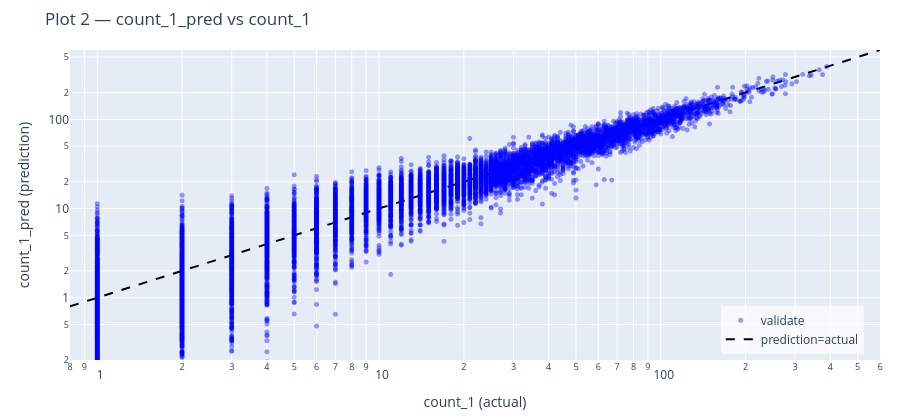
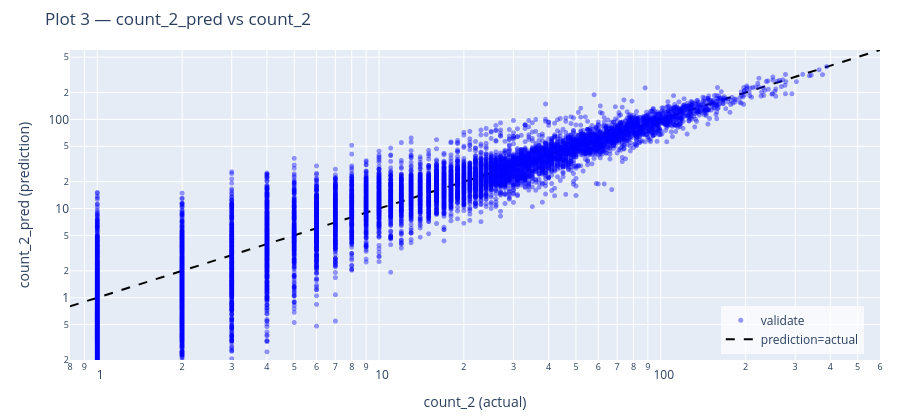
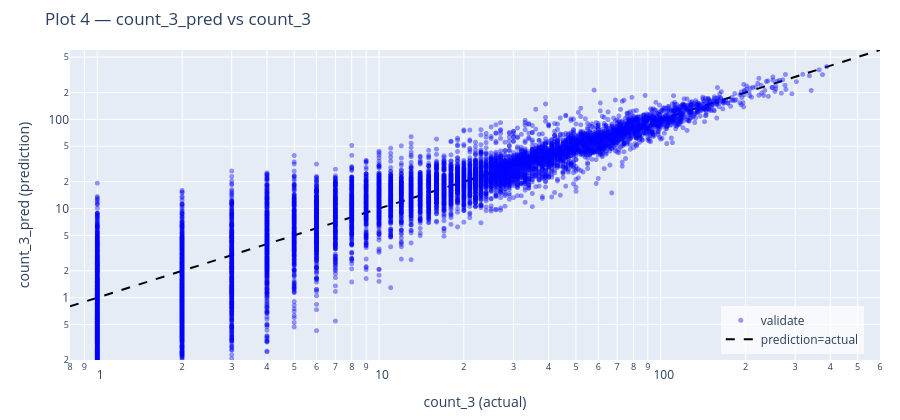
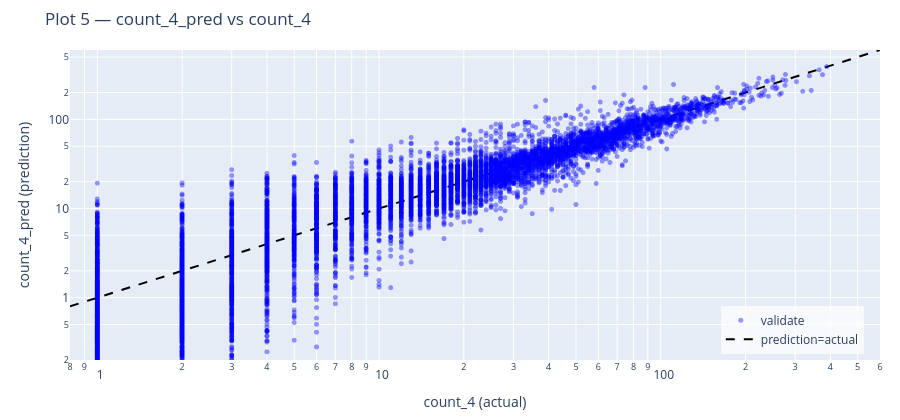

Notebook code for these charts, in order:
### Markdown cell above
## Dashboard — Plots 2..5 (scatter count_N_pred vs count_N, log-log)

### Code cell
# WebGL scatter, blue alpha=0.4, log axes, y=x dashed, legend bottom-right
def scatter_pred_vs_actual(k):
    df = df_validate[[f"count_{k}", f"count_{k}_pred"]].copy()
    df = df[(df[f"count_{k}"] > 0) & (df[f"count_{k}_pred"] > 0)]
    fig = go.Figure()
    fig.add_trace(go.Scattergl(
        x=df[f"count_{k}"], y=df[f"count_{k}_pred"],
        mode="markers", name="validate",
        marker=dict(color="blue", opacity=0.4, size=5),
    ))
    xs = np.array([0.8, 600])
    fig.add_trace(go.Scatter(
        x=xs, y=xs, mode="lines", name="prediction=actual",
        line=dict(color="black", dash="dash"),
    ))
    fig.update_xaxes(type="log", range=[np.log10(0.8), np.log10(600)], title=f"count_{k} (actual)")
    fig.update_yaxes(type="log", range=[np.log10(0.2), np.log10(600)], title=f"count_{k}_pred (prediction)")
    fig.update_layout(
        title=f"Plot {k + 1} — count_{k}_pred vs count_{k}",
        height=420, margin=dict(l=70, r=20, t=50, b=60),
        legend=dict(x=0.98, y=0.02, xanchor="right", yanchor="bottom",
                    bgcolor="rgba(255,255,255,0.7)"),
    )
    return fig

fig2, fig3, fig4, fig5 = (scatter_pred_vs_actual(k) for k in (1, 2, 3, 4))
for f in (fig2, fig3, fig4, fig5):
    f.show()

### Figure 1 — Plotly figure (JSON) as saved in the notebook; plotly's stock layout.template omitted (floating-point values rounded to 4 significant figures; data arrays with more than 128 entries replaced by an {"elided": "..."} marker saying what was removed)
{"data": [{"marker": {"color": "blue", "opacity": 0.4, "size": 5}, "mode": "markers", "name": "validate", "type": "scattergl", "x": {"elided": "10586 float values"}, "y": {"elided": "10586 float values"}}, {"line": {"color": "black", "dash": "dash"}, "mode": "lines", "name": "prediction=actual", "type": "scatter", "x": [0.8, 600.0], "y": [0.8, 600.0]}], "layout": {"height": 420, "legend": {"bgcolor": "rgba(255,255,255,0.7)", "x": 0.98, "xanchor": "right", "y": 0.02, "yanchor": "bottom"}, "margin": {"b": 60, "l": 70, "r": 20, "t": 50}, "title": {"text": "Plot 2 — count_1_pred vs count_1"}, "xaxis": {"range": [-0.09691, 2.778], "title": {"text": "count_1 (actual)"}, "type": "log"}, "yaxis": {"range": [-0.699, 2.778], "title": {"text": "count_1_pred (prediction)"}, "type": "log"}}}

### Figure 2 — Plotly figure (JSON) as saved in the notebook; plotly's stock layout.template omitted (floating-point values rounded to 4 significant figures; data arrays with more than 128 entries replaced by an {"elided": "..."} marker saying what was removed)
{"data": [{"marker": {"color": "blue", "opacity": 0.4, "size": 5}, "mode": "markers", "name": "validate", "type": "scattergl", "x": {"elided": "10505 float values"}, "y": {"elided": "10505 float values"}}, {"line": {"color": "black", "dash": "dash"}, "mode": "lines", "name": "prediction=actual", "type": "scatter", "x": [0.8, 600.0], "y": [0.8, 600.0]}], "layout": {"height": 420, "legend": {"bgcolor": "rgba(255,255,255,0.7)", "x": 0.98, "xanchor": "right", "y": 0.02, "yanchor": "bottom"}, "margin": {"b": 60, "l": 70, "r": 20, "t": 50}, "title": {"text": "Plot 3 — count_2_pred vs count_2"}, "xaxis": {"range": [-0.09691, 2.778], "title": {"text": "count_2 (actual)"}, "type": "log"}, "yaxis": {"range": [-0.699, 2.778], "title": {"text": "count_2_pred (prediction)"}, "type": "log"}}}

### Figure 3 — Plotly figure (JSON) as saved in the notebook; plotly's stock layout.template omitted (floating-point values rounded to 4 significant figures; data arrays with more than 128 entries replaced by an {"elided": "..."} marker saying what was removed)
{"data": [{"marker": {"color": "blue", "opacity": 0.4, "size": 5}, "mode": "markers", "name": "validate", "type": "scattergl", "x": {"elided": "9749 float values"}, "y": {"elided": "9749 float values"}}, {"line": {"color": "black", "dash": "dash"}, "mode": "lines", "name": "prediction=actual", "type": "scatter", "x": [0.8, 600.0], "y": [0.8, 600.0]}], "layout": {"height": 420, "legend": {"bgcolor": "rgba(255,255,255,0.7)", "x": 0.98, "xanchor": "right", "y": 0.02, "yanchor": "bottom"}, "margin": {"b": 60, "l": 70, "r": 20, "t": 50}, "title": {"text": "Plot 4 — count_3_pred vs count_3"}, "xaxis": {"range": [-0.09691, 2.778], "title": {"text": "count_3 (actual)"}, "type": "log"}, "yaxis": {"range": [-0.699, 2.778], "title": {"text": "count_3_pred (prediction)"}, "type": "log"}}}

### Figure 4 — Plotly figure (JSON) as saved in the notebook; plotly's stock layout.template omitted (floating-point values rounded to 4 significant figures; data arrays with more than 128 entries replaced by an {"elided": "..."} marker saying what was removed)
{"data": [{"marker": {"color": "blue", "opacity": 0.4, "size": 5}, "mode": "markers", "name": "validate", "type": "scattergl", "x": {"elided": "8993 float values"}, "y": {"elided": "8993 float values"}}, {"line": {"color": "black", "dash": "dash"}, "mode": "lines", "name": "prediction=actual", "type": "scatter", "x": [0.8, 600.0], "y": [0.8, 600.0]}], "layout": {"height": 420, "legend": {"bgcolor": "rgba(255,255,255,0.7)", "x": 0.98, "xanchor": "right", "y": 0.02, "yanchor": "bottom"}, "margin": {"b": 60, "l": 70, "r": 20, "t": 50}, "title": {"text": "Plot 5 — count_4_pred vs count_4"}, "xaxis": {"range": [-0.09691, 2.778], "title": {"text": "count_4 (actual)"}, "type": "log"}, "yaxis": {"range": [-0.699, 2.778], "title": {"text": "count_4_pred (prediction)"}, "type": "log"}}}
